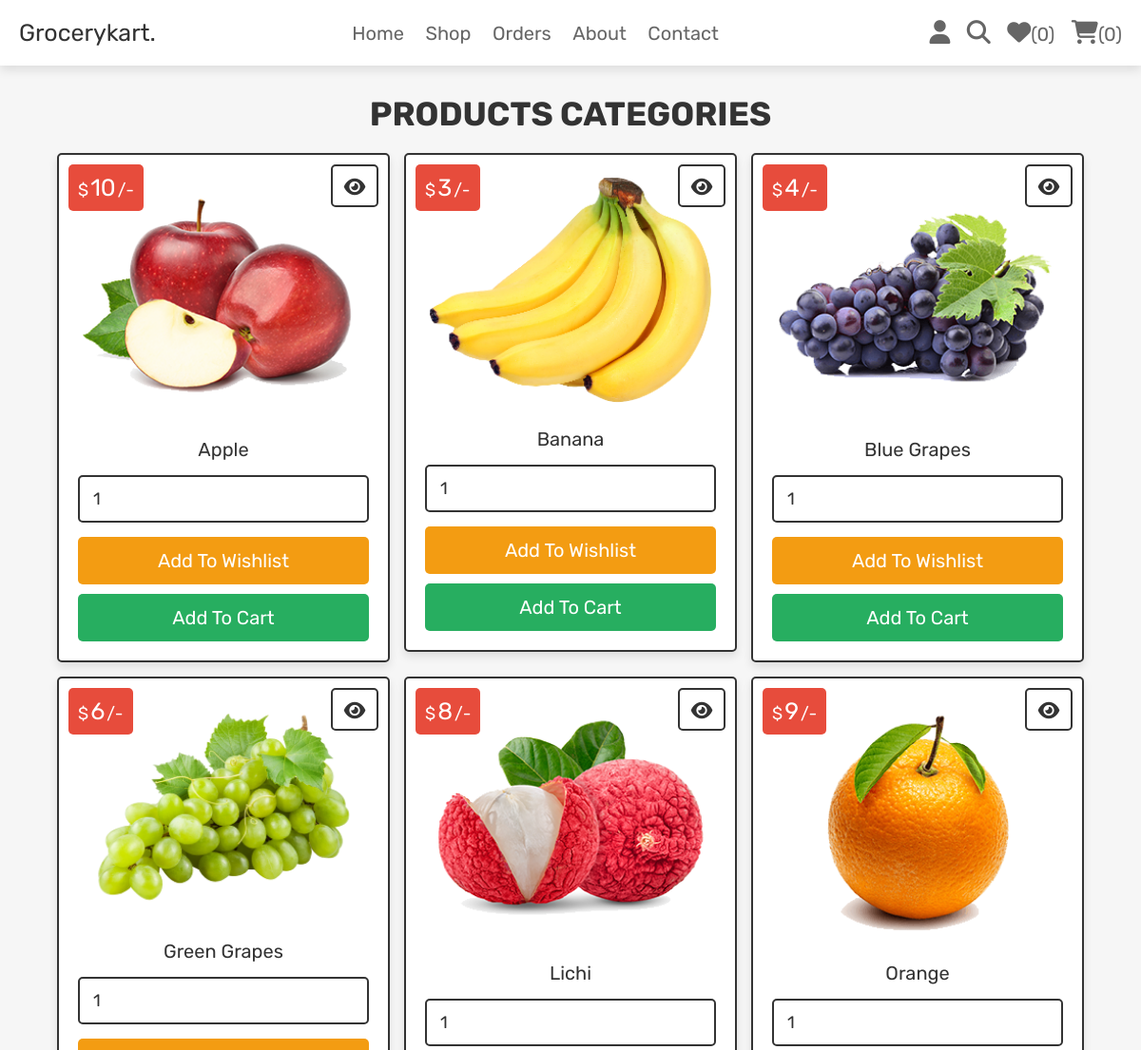
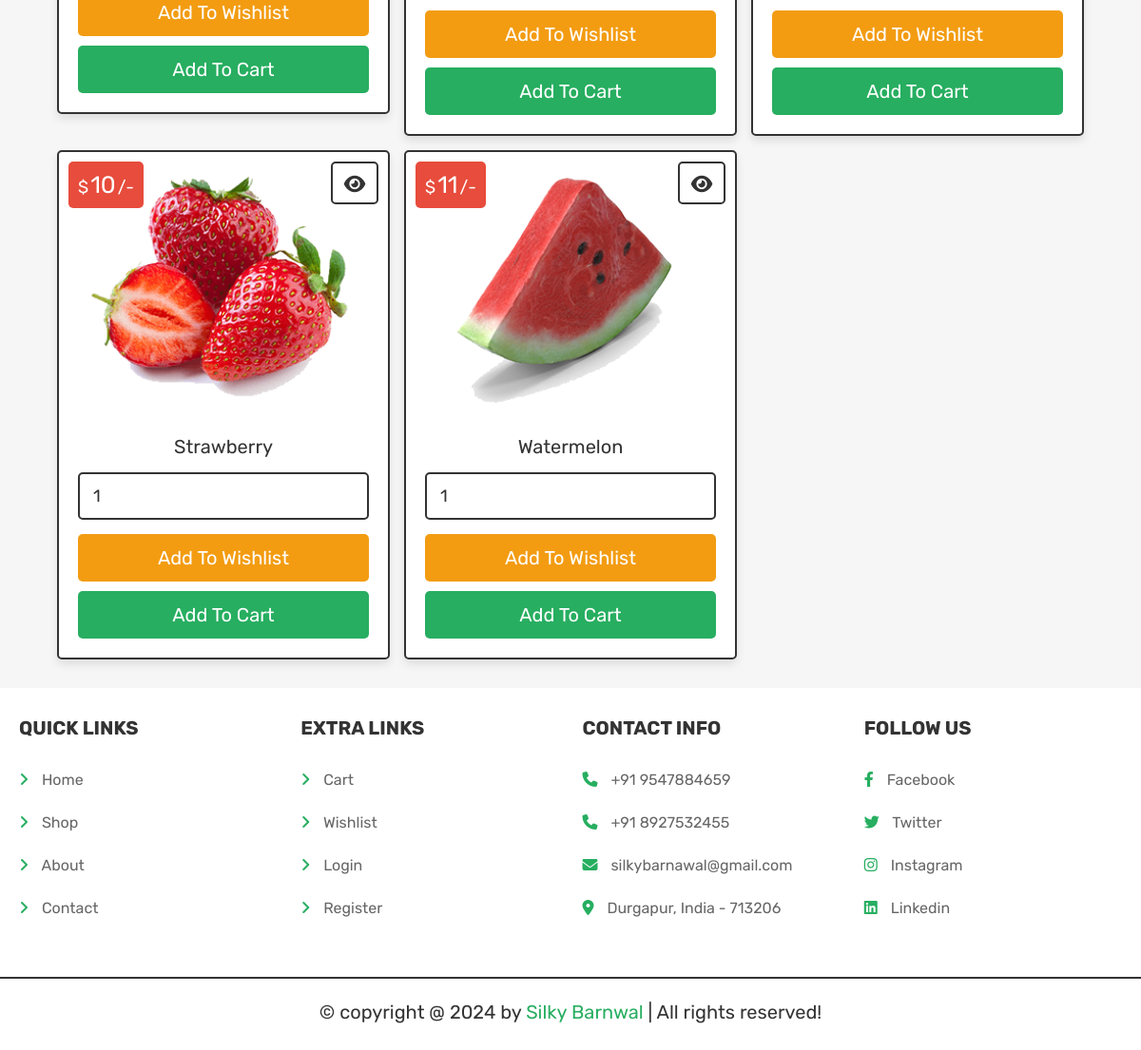
Page /category.php?category=fruits (signed in) on the committed database (2 pictures, top to bottom).
### tables this page shows
CREATE TABLE `products` (
  `id` int(100) NOT NULL,
  `name` varchar(100) NOT NULL,
  `category` varchar(20) NOT NULL,
  `details` varchar(500) NOT NULL,
  `price` int(100) NOT NULL,
  `image` varchar(100) NOT NULL
);

### category.php (the view, shortened to what this page needs)
<?php
@include 'config.php';
?>
<!DOCTYPE html>
<html lang="en">
<head>
   <link rel="stylesheet" href="https://cdnjs.cloudflare.com/ajax/libs/font-awesome/6.1.1/css/all.min.css">
   <link rel="stylesheet" href="css/style.css">
</head>
<body>
   <?php include 'header.php'; ?>
   <section class="products">
      <h1 class="title">Products categories</h1>
      <div class="box-container">
         <?php
         $category_name = $_GET['category'];
         $select_products = $conn->prepare("SELECT * FROM `products` WHERE category = ?");
         $select_products->execute([$category_name]);
         if ($select_products->rowCount() > 0) {
            while ($fetch_products = $select_products->fetch(PDO::FETCH_ASSOC)) {
         ?>
               <form action="" class="box" method="POST">
                  <div class="price">$<span><?= $fetch_products['price']; ?></span>/-</div>
                  <a href="view_page.php?pid=<?= $fetch_products['id']; ?>" class="fas fa-eye"></a>
                  <img src="uploaded_img/<?= $fetch_products['image']; ?>" alt="">
                  <div class="name"><?= $fetch_products['name']; ?></div>
                  <input type="number" min="1" value="1" name="p_qty" class="qty">
                  <input type="submit" value="add to wishlist" class="option-btn" name="add_to_wishlist">
                  <input type="submit" value="add to cart" class="btn" name="add_to_cart">
               </form>
         <?php
            }
         } else {
            echo '<p class="empty">no products available!</p>';
         }
         ?>
      </div>
   </section>
   <?php include 'footer.php'; ?>
</body>
</html>

### css/style.css (style rules this page uses)
.products .box-container { display: grid; grid-template-columns: repeat(auto-fit, 35rem); gap:1.5rem; justify-content: center; align-items: flex-start; }
.products .box-container .box { padding:2rem; text-align: center; border:var(--border); background-color: var(--white); box-shadow: var(--box-shadow); border-radius: .5rem; position: relative; }
.products .box-container .box .price { position: absolute; top:1rem; left:1rem; padding:1rem; border-radius: .5rem; background-color: var(--red); font-size: 1.8rem; color:var(--white); }
.products .box-container .box .price span { font-size: 2.5rem; color:var(--white); margin:0 .2rem; }
.products .box-container .box .fa-eye { position: absolute; top:1rem; right:1rem; border-radius: .5rem; height: 4.5rem; line-height: 4.3rem; width: 5rem; border:var(--border); color:var(--black); font-size: 2rem; background-color: var(--white); }
.products .box-container .box img { width: 100%; margin-bottom: 1rem; }
.products .box-container .box .name { font-size: 2rem; color:var(--black); padding:1rem 0; }
.products .box-container .box .qty { margin:.5rem 0; border-radius: .5rem; padding:1.2rem 1.4rem; font-size: 1.8rem; color:var(--black); border:var(--border); width: 100%; }

### css/components.css (style rules this page uses)
:root { --green:#27ae60; --orange:#f39c12; --red:#e74c3c; --black:#333; --light-color:#666; --white:#fff; --light-bg:#f6f6f6; --border:.2rem solid var(--black); --box-shadow:0 .5rem 1rem rgba(0,0,0,.1); }
* { font-family: 'Rubik', sans-serif; margin:0; padding:0; box-sizing: border-box; outline: none; border:none; text-decoration: none; color:var(--black); }
body { background-color: var(--light-bg); }
html { font-size: 62.5%; overflow-x: hidden; scroll-behavior: smooth; scroll-padding-top: 6.5rem; }
section { padding:3rem 2rem; max-width: 1200px; margin:0 auto; }
.btn, .delete-btn, .option-btn { display: block; width: 100%; margin-top: 1rem; border-radius: .5rem; color:var(--white); font-size: 2rem; padding:1.3rem 3rem; text-transform: capitalize; cursor: pointer; text-align: center; }
.btn { background-color: var(--green); }
.option-btn { background-color: var(--orange); }
.title { text-align: center; margin-bottom: 2rem; text-transform: uppercase; color:var(--black); font-size: 3.5rem; }

### rows in the picture
products: price "10", image (picture), name "Apple"
products: price "3", image (picture), name "Banana"
products: price "4", image (picture), name "Blue Grapes"
products: price "6", image (picture), name "Green Grapes"
products: price "8", image (picture), name "Lichi"
products: price "9", image (picture), name "Orange"
products: price "10", image (picture), name "Strawberry"
products: price "11", image (picture), name "Watermelon"

### other values in the picture
$count_wishlist_items->rowCount() "0"
$count_cart_items->rowCount() "0"
